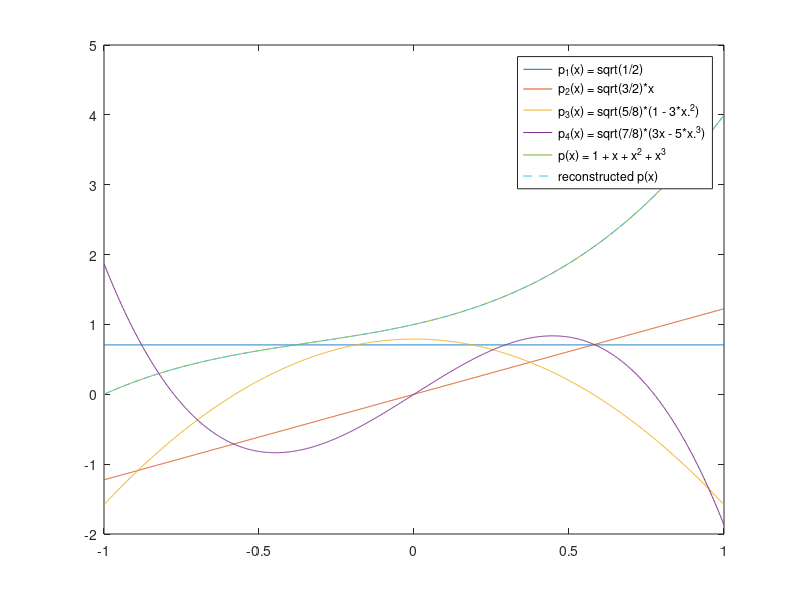
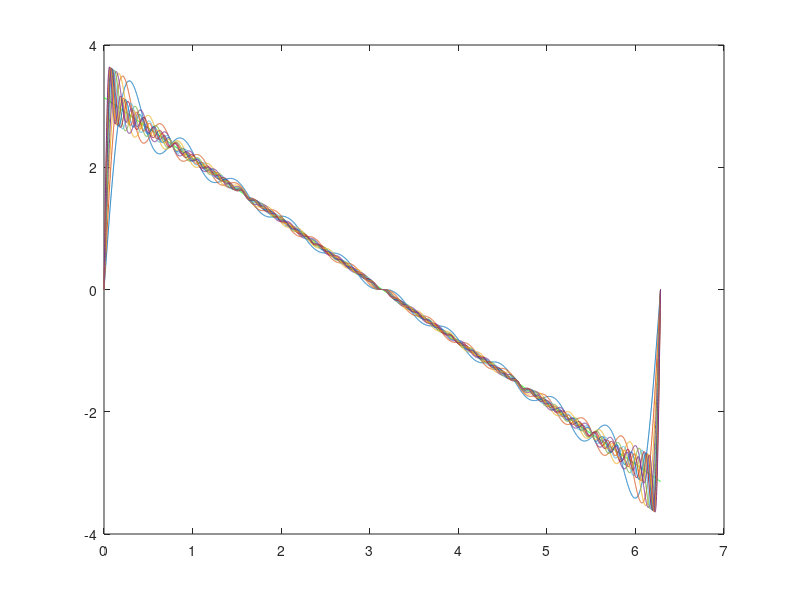

Write MATLAB code to recreate these figures, in order.
% 
% MSE - Fourier FS17
%
% Week 2
%
% JSCH 2017-03-04
% ------------------------------------------------------------------------------
close all; clc; clear;
pkg load signal
format compact short 
% ------------------------------------------------------------------------------


%%
printf ('\n')
printf ('1 orthonormal basis in R^3\n')
printf ('--------------------------\n')
%

v1 = [3 4 12]'
v2 = [12 3 -4]'

printf('a) v1^T * v2 = %f\n',dot(v1,v2))
% b)
e1 = v1/norm(v1,2) % = v1/norm(v1)
e2 = v2/norm(v2)
% c)
e3 = cross(e1,e2)

v = [1 2 3]'
% d)
alpha = dot(v,e1)
beta = dot(v,e2)
gamma = dot(v,e3)

% e)
norm(v)^2
alpha^2+beta^2+gamma^2

% ------------------------------------------------------------------------------

%%
printf ('\n')
printf ('2 dual basis\n')
printf ('------------\n')
%

b1 = [1 1 2]'; b2 = [2 2 3]'; b3 = [3 1 1]';

dot(b1,b2), dot(b1,b3), dot(b2,b3)
b1'*cross(b1,b2)
b2'*cross(b1,b3)
b3'*cross(b1,b2)

D = ([b1 b2 b3]^-1)'

d1 = D(:,1)
d2 = D(:,2)
d3 = D(:,3)

% ------------------------------------------------------------------------------

%%
% 3 Space of polynomials
%

x = linspace(-1,1,1e3);

% set up basis
p_b(1,:) = sqrt(1/2) * ones(size(x));
p_b(2,:) = sqrt(3/2) * x;
p_b(3,:) = sqrt(5/8) * polyval([-3  0  1],x); % (1 - 3*x.^2);
p_b(4,:) = sqrt(7/8) * polyval([-5  0  3  0],x); % (3x - 5*x.^3);

% polynom to decompose
p = polyval([1 1 1 1],x);

c = [sqrt(2)*4/3   sqrt(2/3)*8/5  -sqrt(5*8)/15  -sqrt(7/8)*8/35];
p_rec = c * p_b;

figure('Name','P3 Space of polynomials')
	plot(x,p_b  ,  x,p  ,  x,p_rec,'--')
	legend('p_1(x) = sqrt(1/2)','p_2(x) = sqrt(3/2)*x','p_3(x) = sqrt(5/8)*(1 - 3*x.^2)','p_4(x) = sqrt(7/8)*(3x - 5*x.^3)','p(x) = 1 + x + x^2 + x^3','reconstructed p(x)')

% ------------------------------------------------------------------------------

%%
% 4 Fourier Series
%

Ts = 1e-4;
x = 0:Ts:2*pi;
f = pi-x;

g0 = ones(size(f))/sqrt(2*pi);
c0 = sum(g0.*f)*Ts;

f_hat = c0*g0;

figure
%      plot(x,g0), hold on

for k=1:50
    g_sin(k,:) = sin(k*x)/sqrt(pi);
    g_cos(k,:) = cos(k*x)/sqrt(pi);
%      plot(x,g_sin(k,:) , x,g_cos(k,:))    
    c_sin(k) = sum(g_sin(k,:).*f)*Ts;
    c_cos(k) = sum(g_cos(k,:).*f)*Ts;

    f_hat = f_hat + c_sin(k)*g_sin(k,:) + c_cos(k)*g_cos(k,:);
    
end % for

plot(x,f  ,  x,f_hat)


% analytical
x = linspace(0,2*pi,1e4);
f = pi-x;

plot(x,f,'g'), hold on
for n=10:4:50
    f_hat = zeros(size(x));
    for k=1:n
        c_sin = sqrt(pi)*2/k;
        f_hat = f_hat + c_sin*sin(x*k)/sqrt(pi);
    end % for
    plot(x,f_hat)
end % for

% ------------------------------------------------------------------------------

%%
printf ('\n')
printf ('5 Matlab\n')
printf ('--------\n')
%

% a)

N = 10;
x = rand(N,1) + j*rand(N,1); y = rand(N,1) + j*rand(N,1);
dot(x,y)

% b)

n = 5; s = 1/sqrt(5);
A = s*fft(eye(n)) % fft of each column of exe(...)
printf('rank of A = %f, determinante of A = %f\n',rank(A),det(A))
printf('scalar product of colums of A to itself:\n')
for cnt=1:n
    printf('%f ',A(:,cnt)'*A(:,cnt))
end
printf('\n')
printf('or look at the diagonal of A^T*A')
A'*A

% c)
m = 5; n = 4; printf('A is a m x n = %d x %d = (height x width) matrix\n',m,n)
d = rand(n,1); d = 2*ones(n,1)
A = rand(m,n)
ones(m,1)*d'
A = A.*(ones(m,1)*d')
A = A*diag(d)
printf('A(1,4) = %f\n',A(1,4))

d = A'*A.*eye(n)
d = sqrt(inv(d))
d = diag(d) % get the diagonal of A as a column vector
A = A*diag(d)

printf('A^T*A:\n')
A'*A

B = rand(n,n)
D = (B^-1)'

printf('B^T*D:\n')
B'*D

% ------------------------------------------------------------------------------
